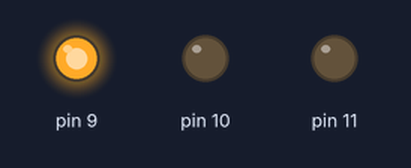
This sketch was run on a simulated Arduino Uno, built with avr-gcc and run on an emulated ATmega328P. Parts: output pins drawn as LEDs (lit = HIGH).

Above: at 0.15 s.
At 1.35 s:
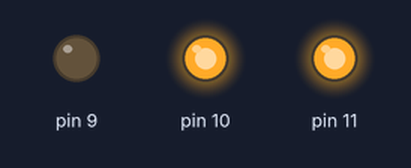
At 2.55 s:
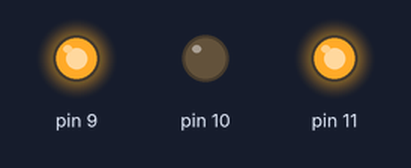
Timing chart, 0 to 3.0 s (numbered marks = the images above):
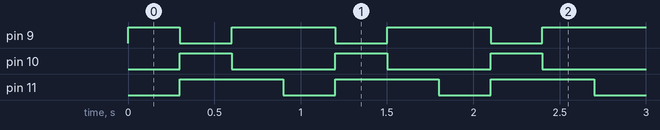

Measured:
- by itself, pin 9: repeats every 0.90 s: LOW 0.30 s, HIGH 0.60 s
- by itself, pin 10: alternates HIGH for 0.30 s and LOW for 0.60 s
- by itself, pin 11: alternates HIGH for 0.60 s and LOW for 0.30 s

The sketch:

manejo_analogico_EJ3.ino
```cpp
void setup() {

  pinMode(9, OUTPUT);
  pinMode(10, OUTPUT);
  pinMode(11, OUTPUT);
}

void loop() {

    analogWrite(9,255); // rojo
    analogWrite(10, 0);
    analogWrite(11, 0);
    delay(300);
    analogWrite(9 , 0);
    analogWrite(10,255);  // cian
    analogWrite(11,255);
    delay(300);
    analogWrite(9, 255);
    analogWrite(10 , 0);  // amarillo
    analogWrite(11,255);
    delay(300);

}


 
```
